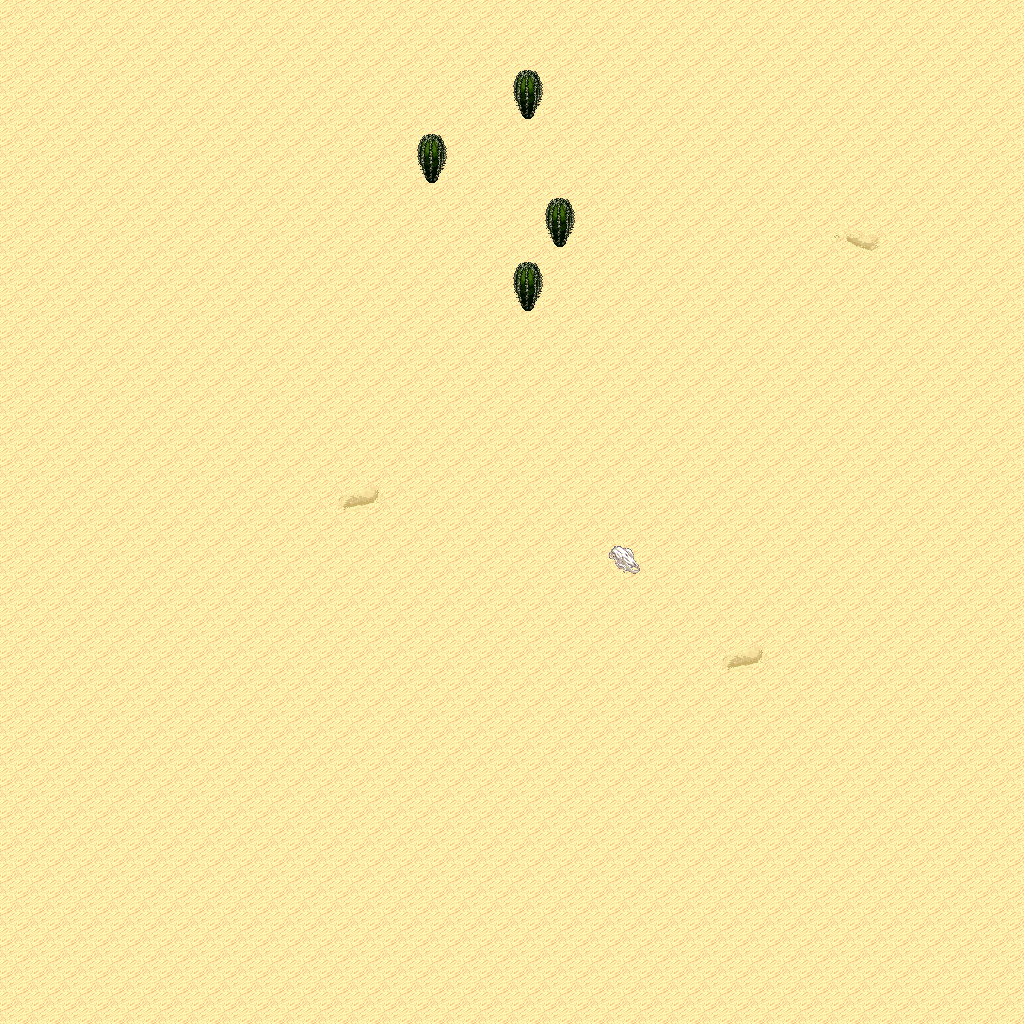

The image is a tile-based game level rendered from a .tmx file. Its description and source (layers, tilesets, objects; grid data summarised) follow:
An orthogonal 32x32 tile map with 32x32 px tiles, 5 tile layers (Ground, Objects, Objects2, Above, ...), 1 hidden layer not drawn, 12 tilesets.

<map version="1.10" tiledversion="1.11.0" orientation="orthogonal" renderorder="right-down" width="32" height="32" tilewidth="32" tileheight="32" infinite="0" nextlayerid="11" nextobjectid="1">
 <tileset firstgid="1" name="logic_collision" tilewidth="32" tileheight="32" tilecount="1" columns="1">
  <image source="../drawable/logic_collision.png" width="32" height="32" />
 </tileset>
 <tileset firstgid="2" name="ground_ground" tilewidth="32" tileheight="32" tilecount="33" columns="3">
  <image source="../drawable/ground_ground.png" width="96" height="352" />
 </tileset>
 <tileset firstgid="35" name="ground_ridge_earth_pale" tilewidth="32" tileheight="32" tilecount="96" columns="12">
  <image source="../drawable/ground_ridge_earth_pale.png" width="384" height="256" />
 </tileset>
 <tileset firstgid="131" name="ground_ridge_earth_dark" tilewidth="32" tileheight="32" tilecount="96" columns="12">
  <image source="../drawable/ground_ridge_earth_dark.png" width="384" height="256" />
 </tileset>
 <tileset firstgid="227" name="terrain_desert" tilewidth="32" tileheight="32" tilecount="88" columns="8">
  <image source="../drawable/terrain_desert.png" width="256" height="352" />
 </tileset>
 <tileset firstgid="315" name="ground_sand_2" tilewidth="32" tileheight="32" tilecount="15" columns="5">
  <image source="../drawable/ground_sand_2.png" width="160" height="96" />
 </tileset>
 <tileset firstgid="330" name="plant_tree_evergreen" tilewidth="32" tileheight="32" tilecount="36" columns="3">
  <image source="../drawable/plant_tree_evergreen.png" width="96" height="384" />
 </tileset>
 <tileset firstgid="366" name="plant_cactus_2" tilewidth="32" tileheight="32" tilecount="10" columns="5">
  <image source="../drawable/plant_cactus_2.png" width="160" height="64" />
 </tileset>
 <tileset firstgid="376" name="plant_cactus" tilewidth="32" tileheight="32" tilecount="2" columns="1">
  <image source="../drawable/plant_cactus.png" width="32" height="64" />
 </tileset>
 <tileset firstgid="378" name="plant_bush_various_small" tilewidth="32" tileheight="32" tilecount="9" columns="3">
  <image source="../drawable/plant_bush_various_small.png" width="96" height="96" />
 </tileset>
 <tileset firstgid="387" name="plant_tree_tree_green" tilewidth="32" tileheight="32" tilecount="88" columns="8">
  <image source="../drawable/plant_tree_tree_green.png" width="256" height="352" />
 </tileset>
 <tileset firstgid="475" name="building_fence_fence_chunky" tilewidth="32" tileheight="32" tilecount="21" columns="3">
  <image source="../drawable/building_fence_fence_chunky.png" width="96" height="224" />
 </tileset>
 <layer id="1" name="Ground" width="32" height="32">
  <data>[1024 cells, 1024 non-empty, 6 distinct tile ids]</data>
 </layer>
 <layer id="2" name="Objects" width="32" height="32">
  <data>[1024 cells, 4 non-empty, 1 distinct tile ids]</data>
 </layer>
 <layer id="3" name="Objects2" width="32" height="32">
  <data>[1024 cells, 0 non-empty, 0 distinct tile ids]</data>
 </layer>
 <layer id="4" name="Above" width="32" height="32">
  <data>[1024 cells, 4 non-empty, 1 distinct tile ids]</data>
 </layer>
 <layer id="5" name="Above2" width="32" height="32">
  <data>[1024 cells, 0 non-empty, 0 distinct tile ids]</data>
 </layer>
 <layer id="6" name="Walkable" width="32" height="32" visible="0">
  <data>[1024 cells, 5 non-empty, 1 distinct tile ids]</data>
 </layer>
 <objectgroup id="7" name="Mapevents" />
 <objectgroup id="8" name="Spawn" />
 <objectgroup id="9" name="Keys" />
 <objectgroup id="10" name="Replace" />
</map>
